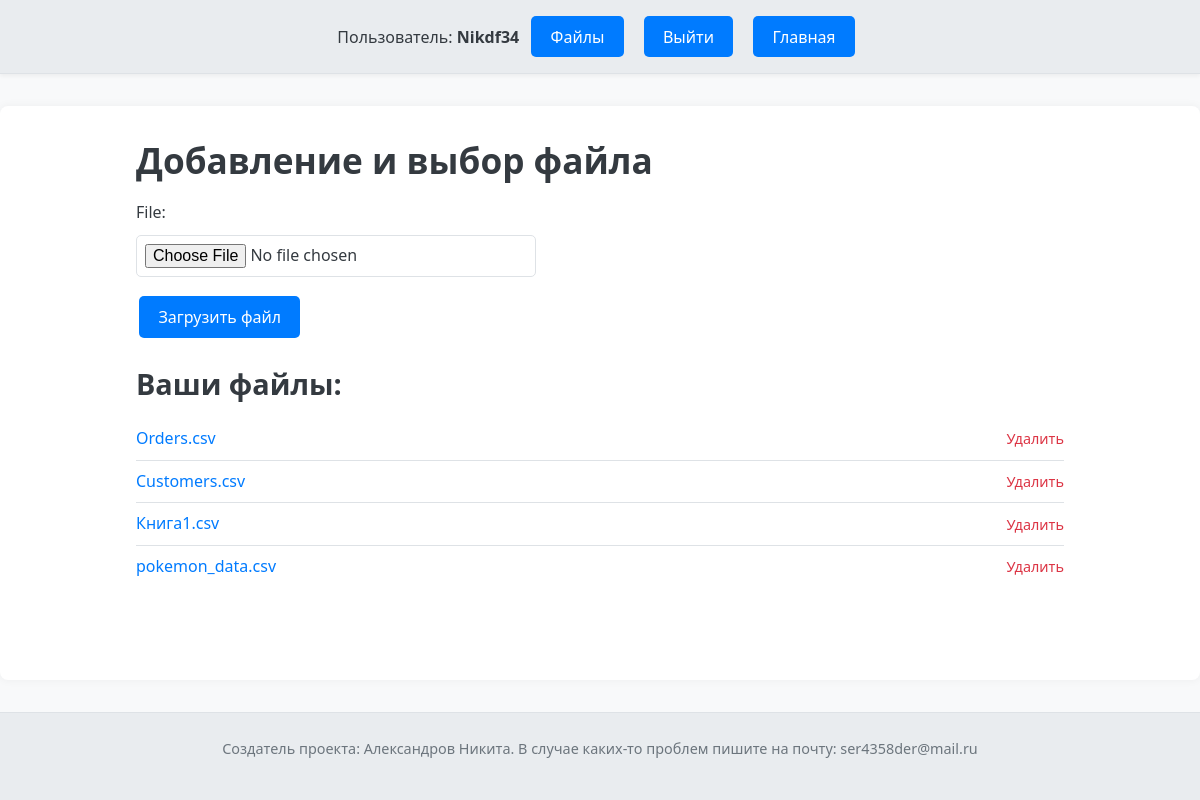
The page /add_file/ (signed in) on the database its author committed.
### first1site/models.py (models this page shows, shortened)
class NewUser(AbstractUser):
    pass

class UserFile(models.Model):
    user = models.ForeignKey('NewUser', on_delete=models.CASCADE)
    file = models.FileField(
        upload_to="users_file/",
        blank=True,
        null=True,
        validators=[v]
    )
    data = models.DateTimeField(auto_now_add=True)

### first1site/views.py (the view)
# urls.py: path('add_file/', views.load_file, name='load_file'),
def load_file(request):
    if request.method == 'POST' and request.FILES['file']:
        form = UserFileForm(request.POST, request.FILES)
        uploaded_file = request.FILES['file']
        file_name = uploaded_file.name
        if UserFile.objects.filter(file__icontains=file_name, user=request.user).exists():
            messages.error(request, "Этот файл уже загружен!")
            return HttpResponseRedirect(request.path)
        if form.is_valid():
            userfile = form.save(commit=False)
            userfile.user = request.user
            userfile.save()
            messages.success(request, "Форма успешно отправлена!")
        elif not form.is_valid():
            print(form.errors)
            messages.error(request, "Разрешены только CSV файлы!")
        return HttpResponseRedirect(request.path)
    else:
        form = UserFileForm()
    all_files = UserFile.objects.filter(user=request.user)
    return render(request, 'file_form.html', {'file_form': form, 'all_files': all_files})

### first1site/forms.py
class UserFileForm(forms.ModelForm):
    class Meta:
        model = UserFile
        fields = ['file']

### first1site/templates/file_form.html (shortened to what this page needs)
{% extends "base.html" %}
{% load static %}
{% block content %}
<div class="container">
    <h1>Добавление и выбор файла</h1>
    <form method="post" enctype="multipart/form-data">
        <label for="{{ file_form.file.id_for_label }}">{{ file_form.file.label }}:</label>
        {{ file_form.file }}
        <button type="submit">Загрузить файл</button>
    </form>
    <h2>Ваши файлы:</h2>
    <div class="file-list">
        <ul>
            {% if user.is_authenticated %}
                {% for file in all_files %}
                    <li>
                        <a href="{% url 'file_id' file.id %}">{{ file.file.name|cut:"users_file/" }}</a>
                        <a href="{% url 'delete_file' file.id %}" onclick="return confirm('Вы уверены, что хотите удалить этот файл?');">Удалить</a>
                    </li>
                {% empty %}
                    <li>У вас пока нет загруженных файлов.</li>
                {% endfor %}
            {% endif %}
        </ul>
    </div>
</div>
{% endblock %}

### first1site/templates/base.html (shortened to what this page needs)
{% load static %}
<!DOCTYPE html>
<html lang="ru">
<head>
    <link rel="stylesheet" href="{% static 'css/style.css' %}">
</head>
<body>
    <header id="header">
        {% if user.is_authenticated %}
            <span>Пользователь: <strong>{{ user.username }}</strong></span>
        {% endif %}
        {% if user.is_authenticated %}
            <a href="{% url 'load_file' %}"><button>Файлы</button></a>
            <a href="{% url 'logout' %}"><button>Выйти</button></a>
        {% else %}
            <a href="{% url 'login' %}"><button>Авторизация</button></a>
            <a href="{% url 'registration' %}"><button>Регистрация</button></a>
        {% endif %}
         <a href="{% url 'home' %}"><button>Главная</button></a>
    </header>
    <main id="main">
        {% block content %}
        {% endblock %}
    </main>
    <footer id="footer">
        <p>Создатель проекта: Александров Никита. В случае каких-то проблем пишите на почту: ser4358der@mail.ru</p>
    </footer>
</body>
</html>

### first1site/static/css/style.css (style rules this page uses)
:root { --primary-color: #007bff; --primary-hover-color: #0056b3; --secondary-color: #6c757d; --light-bg: #f8f9fa; --white-color: #ffffff; --dark-text: #343a40; --light-text: #6c757d; --border-color: #dee2e6; --success-color: #28a745; --error-color: #dc3545; --success-bg: #d4edda; --error-bg: #f8d7da; --header-footer-bg: #e9ecef; --font-main: 'Segoe UI', Tahoma, Geneva, Verdana, sans-serif; }
html { box-sizing: border-box; font-size: 16px; }
*, *:before, *:after { box-sizing: inherit; }
body { font-family: var(--font-main); background-color: var(--light-bg); color: var(--dark-text); margin: 0; padding: 0; line-height: 1.6; display: flex; flex-direction: column; min-height: 100vh; }
#header { background-color: var(--header-footer-bg); padding: 1rem 2rem; box-shadow: 0 2px 4px rgba(0, 0, 0, 0.05); text-align: center; border-bottom: 1px solid var(--border-color); }
#main { background-color: var(--white-color); padding: 2rem; flex-grow: 1; width: 100%; max-width: 1200px; margin: 2rem auto; box-shadow: 0 0 10px rgba(0, 0, 0, 0.05); border-radius: 8px; }
#footer { background: var(--header-footer-bg); color: var(--light-text); padding: 1.5rem 2rem; margin-top: auto; text-align: center; border-top: 1px solid var(--border-color); font-size: 0.9rem; }
.container { max-width: 960px; margin-left: auto; margin-right: auto; padding-left: 1rem; padding-right: 1rem; }
h1, h2, h3, h4, h5, h6 { color: var(--dark-text); margin-top: 0; margin-bottom: 1rem; line-height: 1.3; }
h1 { font-size: 2.2rem; }
h2 { font-size: 1.8rem; }
p { margin-top: 0; margin-bottom: 1rem; }
a { color: var(--primary-color); text-decoration: none; transition: color 0.2s ease; }
button, a.button-like { display: inline-block; background-color: var(--primary-color); color: var(--white-color); border: none; border-radius: 5px; padding: 0.6rem 1.2rem; font-size: 1rem; font-family: var(--font-main); cursor: pointer; text-align: center; text-decoration: none; transition: background-color 0.2s ease, transform 0.1s ease; margin: 0.2rem; }
#header a button, #header button { margin: 0 0.5rem; }
form { margin-bottom: 1.5rem; }
input[type="text"], input[type="password"], input[type="file"] { display: block; width: 100%; max-width: 400px; padding: 0.7rem; font-size: 1rem; font-family: var(--font-main); border: 1px solid var(--border-color); border-radius: 5px; margin-bottom: 1rem; background-color: var(--white-color); color: var(--dark-text); }
input[type="file"] { padding: 0.5rem; }
label { display: block; margin-bottom: 0.5rem; font-weight: 600; }
form label { display: block; margin-bottom: 0.6rem; font-weight: normal; }
.file-list ul { list-style: none; padding: 0; }
.file-list li { padding: 0.5rem 0; border-bottom: 1px solid var(--border-color); display: flex; justify-content: space-between; align-items: center; }
.file-list li:last-child { border-bottom: none; }
.file-list a:first-child { margin-right: 1rem; word-break: break-all; }
.file-list a[href*="/delete/"] { color: var(--error-color); font-size: 0.9rem; white-space: nowrap; }

### rows shown on the page
NewUser: username "Nikdf34"
UserFile: file.name "Orders.csv"
UserFile: file.name "Customers.csv"
UserFile: file.name "Книга1.csv"
UserFile: file.name "pokemon_data.csv"

### other values the page prints
{{ file_form.file.label }} "File"
